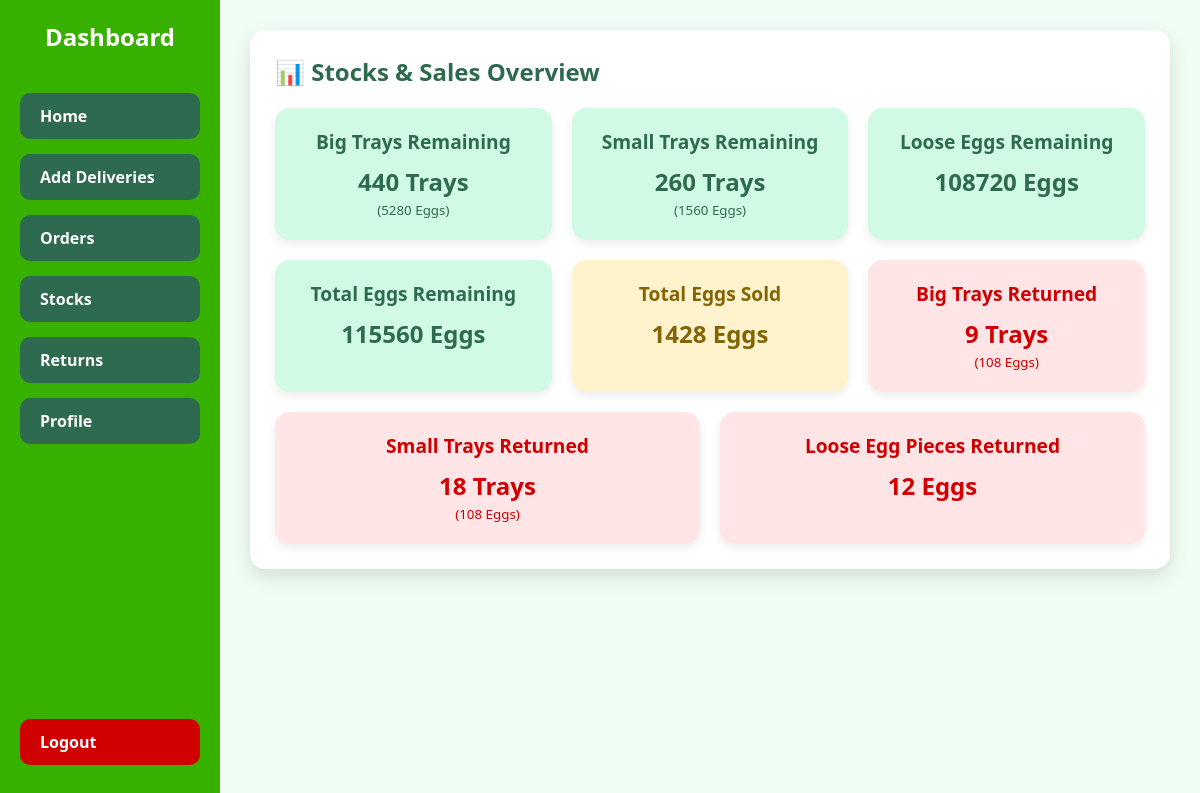
Page /stocks.php (signed in) on the committed database.
### tables this page shows
CREATE TABLE `inventory` (
  `id` int(10) UNSIGNED NOT NULL,
  `branch_id` int(10) UNSIGNED NOT NULL,
  `big_trays` int(10) UNSIGNED NOT NULL DEFAULT 0,
  `small_trays` int(10) UNSIGNED NOT NULL DEFAULT 0,
  `egg_pieces` int(11) GENERATED ALWAYS AS (`big_trays` * 240 + `small_trays` * 12) STORED,
  `is_confirmed` tinyint(1) NOT NULL DEFAULT 0,
  `is_active` tinyint(1) NOT NULL DEFAULT 1,
  `created_at` datetime NOT NULL DEFAULT current_timestamp(),
  `updated_at` datetime NOT NULL DEFAULT current_timestamp() ON UPDATE current_timestamp()
);

### stocks.php (the view, shortened to what this page needs)
<?php
include 'includes/db.php';
$user = $_SESSION['user'];
$branch_id   = $user['branch_id'];
$stmt = $conn->prepare("SELECT * FROM inventory WHERE branch_id=?");
$stmt->bind_param("i",$branch_id);
$stmt->execute();
$inventory = $stmt->get_result()->fetch_assoc();
$big_remaining   = $inventory['big_trays'] ?? 0;
$small_remaining = $inventory['small_trays'] ?? 0;
$loose_eggs      = $inventory['egg_pieces'] ?? 0;
$stmt_sales = $conn->prepare("
SELECT SUM(big_trays_sold) AS big_sold,
       SUM(small_trays_sold) AS small_sold
FROM sales WHERE branch_id=?
");
$stmt_sales->bind_param("i",$branch_id);
$stmt_sales->execute();
$sales_totals = $stmt_sales->get_result()->fetch_assoc();
$total_big_sold   = $sales_totals['big_sold'] ?? 0;
$total_small_sold = $sales_totals['small_sold'] ?? 0;
$stmt_ret = $conn->prepare("
SELECT SUM(big_trays) AS big_returned,
       SUM(small_trays) AS small_returned,
       SUM(egg_pieces) AS pieces_returned
FROM returns WHERE branch_id=?
");
$stmt_ret->bind_param("i",$branch_id);
$stmt_ret->execute();
$return_totals = $stmt_ret->get_result()->fetch_assoc();
$total_big_returned   = $return_totals['big_returned'] ?? 0;
$total_small_returned = $return_totals['small_returned'] ?? 0;
$total_pieces_returned = $return_totals['pieces_returned'] ?? 0;
$big_tray_eggs   = 12;
$small_tray_eggs = 6;
$eggs_sold =
    ($total_big_sold * $big_tray_eggs) +
    ($total_small_sold * $small_tray_eggs);
$total_eggs_remaining =
    ($big_remaining * $big_tray_eggs) +
    ($small_remaining * $small_tray_eggs) +
    $loose_eggs;
?>
<!DOCTYPE html>
<html lang="en">
<head>
</head>
<body>
<div class="sidebar">
<h2>Dashboard</h2>
<a href="dashboard.php">Home</a>
<a href="add_deliveries.php">Add Deliveries</a>
<a href="orders.php">Orders</a>
<a href="stocks.php">Stocks</a>
<a href="returns.php">Returns</a>
<a href="profile.php">Profile</a>
<a href="../home.php" class="logout">Logout</a>
</div>
<div class="main-content">
<div class="card">
<h2>📊 Stocks & Sales Overview</h2>
<div class="kpi-grid">
    <div class="kpi-box kpi-green">
        <h3>Big Trays Remaining</h3>
        <p><?php echo $big_remaining; ?> Trays</p>
        <small>(<?php echo $big_remaining * $big_tray_eggs; ?> Eggs)</small>
    </div>
    <div class="kpi-box kpi-green">
        <h3>Small Trays Remaining</h3>
        <p><?php echo $small_remaining; ?> Trays</p>
        <small>(<?php echo $small_remaining * $small_tray_eggs; ?> Eggs)</small>
    </div>
    <div class="kpi-box kpi-green">
        <h3>Loose Eggs Remaining</h3>
        <p><?php echo $loose_eggs; ?> Eggs</p>
    </div>
    <div class="kpi-box kpi-green">
        <h3>Total Eggs Remaining</h3>
        <p><?php echo $total_eggs_remaining; ?> Eggs</p>
    </div>
    <div class="kpi-box kpi-yellow">
        <h3>Total Eggs Sold</h3>
        <p><?php echo $eggs_sold; ?> Eggs</p>
    </div>
    <div class="kpi-box kpi-red">
        <h3>Big Trays Returned</h3>
        <p><?php echo $total_big_returned; ?> Trays</p>
        <small>(<?php echo $total_big_returned * $big_tray_eggs; ?> Eggs)</small>
    </div>
    <div class="kpi-box kpi-red">
        <h3>Small Trays Returned</h3>
        <p><?php echo $total_small_returned; ?> Trays</p>
        <small>(<?php echo $total_small_returned * $small_tray_eggs; ?> Eggs)</small>
    </div>
    <div class="kpi-box kpi-red">
        <h3>Loose Egg Pieces Returned</h3>
        <p><?php echo $total_pieces_returned; ?> Eggs</p>
    </div>
</div>
</div>
</div>
</body>
</html>

### stocks.php (style rules this page uses)
* { margin:0;padding:0;box-sizing:border-box;font-family:'Segoe UI',Verdana,Tahoma; }
body { background:#f0fdf4;display:flex;min-height:100vh; }
.sidebar { width:220px;background:#38b000;color:#fff;height:100vh;position:fixed;left:0;top:0;display:flex;flex-direction:column;padding:20px; }
.sidebar h2 { margin-bottom:40px;font-size:1.5em;text-align:center; }
.sidebar a { display:block;padding:12px 20px;margin-bottom:15px;background:#2d6a4f;border-radius:10px;color:#fff;text-decoration:none;font-weight:bold;transition:0.3s; }
.sidebar .logout { background:#d00000;margin-top:auto; }
.main-content { margin-left:220px;padding:30px;flex:1; }
.card { background:#fff;border-radius:15px;padding:25px;box-shadow:0 8px 20px rgba(0,0,0,0.12);margin-bottom:25px; }
.card h2 { color:#2d6a4f;margin-bottom:20px; }
.kpi-grid { display:flex;flex-wrap:wrap;gap:20px; }
.kpi-box { flex:1 1 220px;padding:20px;border-radius:15px;text-align:center;box-shadow:0 4px 10px rgba(0,0,0,0.08); }
.kpi-box h3 { font-size:1.2em;margin-bottom:10px; }
.kpi-box p { font-size:1.5em;font-weight:bold;margin-top:5px; }
.kpi-green { background:#d1fae5;color:#2d6a4f; }
.kpi-yellow { background:#fff3cd;color:#856404; }
.kpi-red { background:#ffe5e5;color:#d00000; }

### rows in the picture
inventory: big_trays "440", $big_remaining*$big_tray_eggs "5280", small_trays "260", $small_remaining*$small_tray_eggs "1560", egg_pieces "108720", total_eggs_remaining "115560"

### other values in the picture
$eggs_sold "1428"
$total_big_returned "9"
$total_big_returned * $big_tray_eggs "108"
$total_small_returned "18"
$total_small_returned * $small_tray_eggs "108"
$total_pieces_returned "12"
